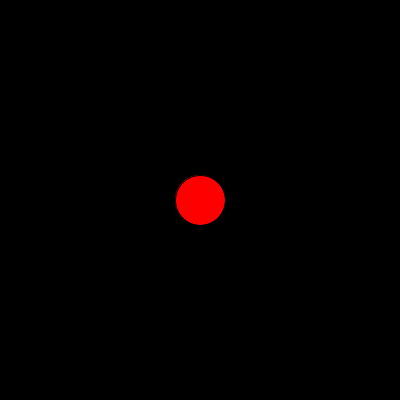
Frame 1 (no input)
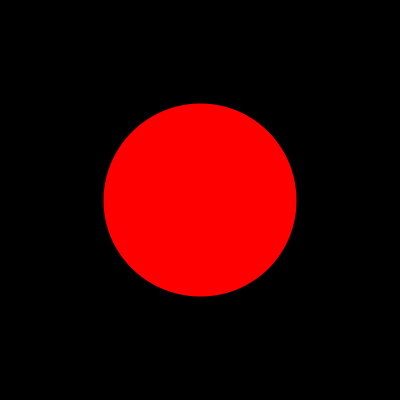
Frame 60 (the mouse pressed at the canvas centre just before this capture)
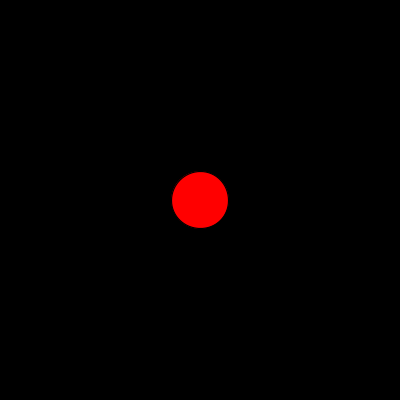
Frame 120 (the mouse held since frame 60 and released just before this capture)

The Processing sketch that drew these frames (run headless with seeded random() and noise(); from frame 60 on, the mouse is pressed at the canvas centre):

// Processing sketch: pulsating_KREIS_00
// ── pulsating_KREIS_00.pde


float diameter = 50; // Anfangsgröße des Kreises
float scaleFactor = 1; // Skalierungsfaktor
float scalingSpeed = 0.05; // Geschwindigkeit der Skalierung

void setup() {
  size(400, 400);
 //  background(0);
 frameRate(24);
  ellipseMode(CENTER);
}

void draw() {
  background(0);
  translate(width/2, height/2); // Kreis in die Mitte des Fensters verschieben

  scale(scaleFactor); // Kreis skalieren
  if (scaleFactor >= 4 || scaleFactor <= 0.5) { // Skalierungsfaktor umkehren, wenn die Grenzen erreicht sind
    scalingSpeed *= -1;
  }
 // scaleFactor += scalingSpeed; // Skalierungsfaktor aktualisieren
  // diameter = max(diameter * scaleFactor, 0); // Durchmesser berechnen und sicherstellen, dass er nicht negativ wird
  fill(255, 0, 0);
  ellipse(0, 0, diameter, diameter); // Kreis zeichnen
  
  scaleFactor += scalingSpeed; // Skalierungsfaktor aktualisieren
}
